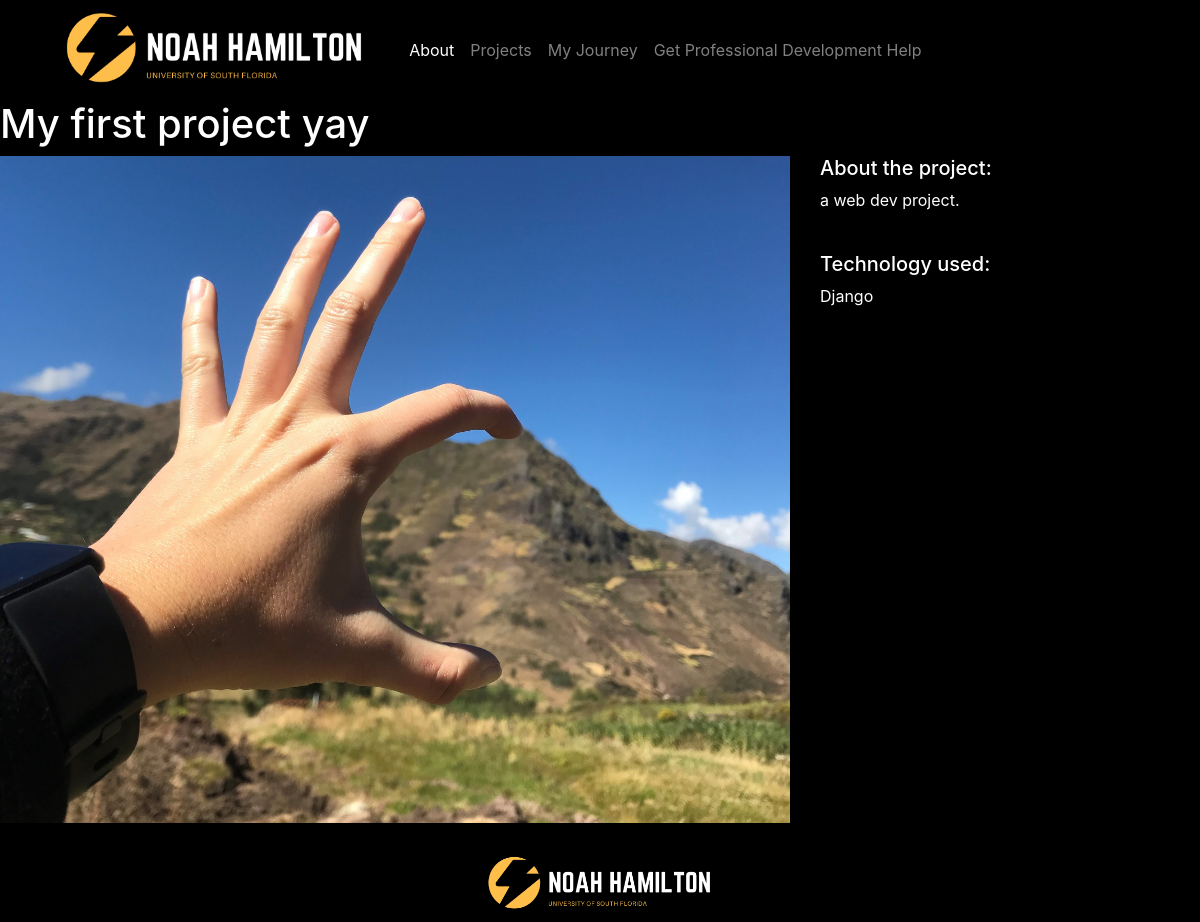
/projects/1/, run on the app's committed database.
### projects/models.py (models this page shows)
class Project(models.Model):
    title = models.CharField(max_length=100)
    description = models.TextField()
    technology = models.CharField(max_length=20)
    image = models.FilePathField(path="/img")

### projects/views.py (the view)
# urls.py: path("<int:pk>/", views.project_detail, name="project_detail"),
def project_detail(request, pk):
    project = Project.objects.get(pk=pk)
    context = {
        'project': project
    }
    return render(request, 'project_detail.html', context)

### projects/templates/project_detail.html
{% extends "base.html" %}
{% load static %}
{% block page_content %}
<h1>{{ project.title }}</h1>
<div class="row">
    <div class="col-md-8">
        <img src="{% static project.image %}" alt="" width="100%">
    </div>
    <div class="col-md-4">
        <h5>About the project:</h5>
        <p>{{ project.description }}</p>
        <br>
        <h5>Technology used:</h5>
        <p>{{ project.technology }}</p>
    </div>
</div>
<br/>
{% endblock %}

### personal_portfolio/templates/base.html (shortened to what this page needs)
{% load static %}
<link rel="stylesheet" href="https://stackpath.bootstrapcdn.com/bootstrap/4.1.3/css/bootstrap.min.css"
>
<link rel="stylesheet" href="{% static 'css/styles.css' %}">
<body style="background-color: black; color:white">
<nav class="navbar navbar-expand-lg navbar-dark" style="background-color: rgba(255,255,255,0); height:100px">
    <div class="container">
        <a class="navbar-brand" href="{% url 'home' %}"> <img src="{% static 'img/noah_logo_horizontal.png' %}"
                                                              alt="" height="100px">
        </a>
        <div class="collapse navbar-collapse" id="navbarSupportedContent">
            <ul class="navbar-nav mr-auto">
                <li class="nav-item active">
                    <a class="nav-link" href="{% url 'about_index' %}">About</a>
                </li>
                <li class="nav-item">
                    <a class="nav-link" href="{% url 'project_index' %}">Projects</a>
                </li>
                <li class="nav-item">
                    <a class="nav-link" href="{% url 'timeline_index' %}">My Journey</a>
                </li>
                <li class="nav-item">
                    <a class="nav-link" href="{% url 'pdhelp_index' %}">Get Professional Development Help</a>
                </li>
            </ul>
        </div>
    </div>
</nav>
{% block page_content %}{% endblock %}
<footer class="footer" style="background-color: black">
    <div class="container justify-content-center">
        <div class="row justify-content-center">
           <img src="{% static 'img/noah_logo_horizontal.png' %}"
                 alt="" height="75px"></div>
        </div>
</footer>
</body>

### data on the page
Project: title "My first project yay", image (picture), description "a web dev project.", technology "Django"
